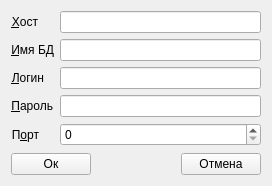
<?xml version="1.0" encoding="UTF-8"?>
<ui version="4.0">
 <class>f_db_connect</class>
 <widget class="QWidget" name="f_db_connect">
  <property name="geometry">
   <rect>
    <x>0</x>
    <y>0</y>
    <width>272</width>
    <height>186</height>
   </rect>
  </property>
  <property name="windowTitle">
   <string>Form</string>
  </property>
  <layout class="QVBoxLayout" name="verticalLayout">
   <item>
    <layout class="QFormLayout" name="formLayout_2">
     <item row="0" column="0">
      <widget class="QLabel" name="TL_host">
       <property name="text">
        <string>&amp;Хост</string>
       </property>
       <property name="alignment">
        <set>Qt::AlignRight|Qt::AlignTrailing|Qt::AlignVCenter</set>
       </property>
       <property name="buddy">
        <cstring>LE_host</cstring>
       </property>
      </widget>
     </item>
     <item row="0" column="1">
      <widget class="QLineEdit" name="LE_host"/>
     </item>
     <item row="1" column="0">
      <widget class="QLabel" name="TL_db_name">
       <property name="text">
        <string>&amp;Имя БД</string>
       </property>
       <property name="alignment">
        <set>Qt::AlignRight|Qt::AlignTrailing|Qt::AlignVCenter</set>
       </property>
       <property name="buddy">
        <cstring>LE_db_name</cstring>
       </property>
      </widget>
     </item>
     <item row="1" column="1">
      <widget class="QLineEdit" name="LE_db_name"/>
     </item>
     <item row="2" column="0">
      <widget class="QLabel" name="TL_login">
       <property name="text">
        <string>&amp;Логин</string>
       </property>
       <property name="alignment">
        <set>Qt::AlignRight|Qt::AlignTrailing|Qt::AlignVCenter</set>
       </property>
       <property name="buddy">
        <cstring>LE_db_name</cstring>
       </property>
      </widget>
     </item>
     <item row="2" column="1">
      <widget class="QLineEdit" name="LE_login"/>
     </item>
     <item row="3" column="0">
      <widget class="QLabel" name="TL_password">
       <property name="text">
        <string>&amp;Пароль</string>
       </property>
       <property name="alignment">
        <set>Qt::AlignRight|Qt::AlignTrailing|Qt::AlignVCenter</set>
       </property>
       <property name="buddy">
        <cstring>LE_db_name</cstring>
       </property>
      </widget>
     </item>
     <item row="3" column="1">
      <widget class="QLineEdit" name="LE_password"/>
     </item>
     <item row="4" column="0">
      <widget class="QLabel" name="TL_port">
       <property name="text">
        <string>П&amp;орт</string>
       </property>
       <property name="alignment">
        <set>Qt::AlignRight|Qt::AlignTrailing|Qt::AlignVCenter</set>
       </property>
       <property name="buddy">
        <cstring>LE_db_name</cstring>
       </property>
      </widget>
     </item>
     <item row="4" column="1">
      <widget class="QSpinBox" name="SB_port"/>
     </item>
    </layout>
   </item>
   <item>
    <layout class="QHBoxLayout" name="horizontalLayout">
     <item>
      <widget class="QPushButton" name="PB_ok">
       <property name="text">
        <string>Ок</string>
       </property>
      </widget>
     </item>
     <item>
      <spacer name="horizontalSpacer">
       <property name="orientation">
        <enum>Qt::Horizontal</enum>
       </property>
       <property name="sizeHint" stdset="0">
        <size>
         <width>40</width>
         <height>20</height>
        </size>
       </property>
      </spacer>
     </item>
     <item>
      <widget class="QPushButton" name="PB_cancel">
       <property name="text">
        <string>Отмена</string>
       </property>
      </widget>
     </item>
    </layout>
   </item>
  </layout>
 </widget>
 <resources/>
 <connections/>
</ui>
